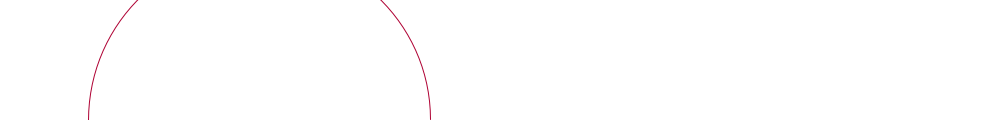
Frame 1 (no input)
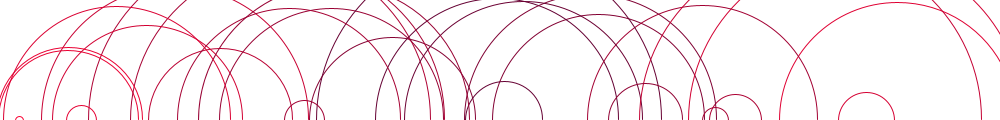
Frame 60 (the mouse pressed at the canvas centre just before this capture)
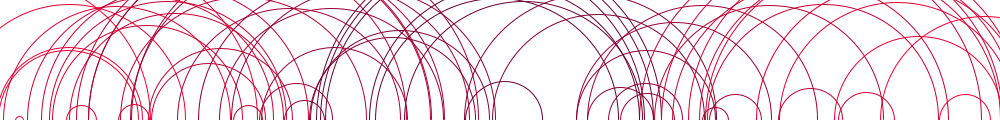
Frame 120 (the mouse held since frame 60 and released just before this capture)

The Processing sketch that drew these frames (run headless with seeded random() and noise(); from frame 60 on, the mouse is pressed at the canvas centre):

// Processing sketch: example01
// ── example01.pde
void setup() {
  size(1000, 120);
  background(255);
  noFill();
}

void draw() {

  // Pick top or bottom
  int r = (int)random(100);
  boolean top = false;
  
  if (r > 50){
    top = true;
  }
  
  // Determine arc parameters
  int y        = top ? height : 0;
  int x        = (int)random(width);
  int endY     = y == 0 ? height : 0;
  int diameter = (int)random(height * 3);
  int angleMax = y == 0 ? -90 : 90;
  
  // Determine stroke color
  int offset   = abs(width/2 - x);
  stroke(map(offset,0,width/2,100,255),0,50);
  
  // Draw an arc
  arc(x, y, diameter, diameter, 0, angleMax);
}
